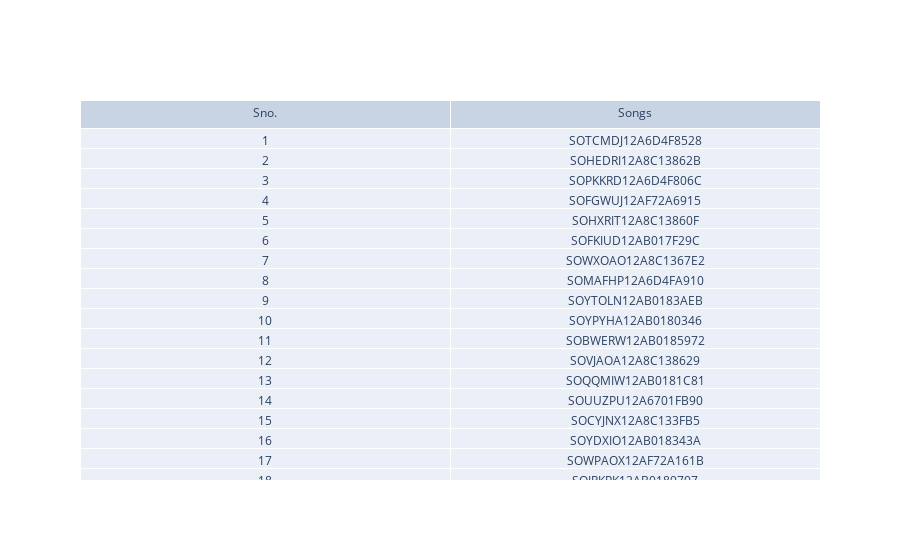

The notebook cell this image was saved under:
### Code cell
file1=open("dataset/triplets.txt","r")
ct ={}
ms=[]
adict={}
em=[]
file2=open('dataset/'+name+'songs.txt','r')
for line in file2:
    fil=line.split(",")
    ms.append(fil[0])
for li in file1:
    fild=li.split(",")
    key=fild[0]
    if key in ct.keys():
        ct[fild[0]].append(fild[1])
    else:
        ct[fild[0]]=[]
        ct[fild[0]].append(fild[1])
file3=open("dataset/try.txt","w+")
for k in ct.keys():
    file3.write(k)
    for ele in ct[k]:
        file3.write(','+ele)
    file3.write('\n')
file3.close()
file4=open("dataset/try.txt","r")
file5=open("dataset/matching.txt","w+")

for line in file4:
    common=0
    fild=line.split(',')
    for x in fild[1:]:
        if x in ms:
            common=common +1
    
    for x in fild[1:]:
        if x not in ms:
            if(str(common)!='0'):
                if str(common) in adict.keys():
                    adict[str(common)].append(x)
                else:
                    adict[str(common)]=[]
                    adict[str(common)].append(ele)

for k in sorted(adict.keys(),reverse=True):
    file5.write(k)
    for ele in adict[k]:
        file5.write(','+ele)
    file5.write('\n')    
file5.close()

import plotly
import plotly.graph_objects as go
file5=open("dataset/matching.txt","r")
class color:
   PURPLE = '\033[95m'
   CYAN = '\033[96m'
   DARKCYAN = '\033[36m'
   BLUE = '\033[94m'
   GREEN = '\033[92m'
   YELLOW = '\033[93m'
   RED = '\033[91m'
   BOLD = '\033[1m'
   UNDERLINE = '\033[4m'
   END = '\033[0m'

print(color.BOLD + color.CYAN+'\t\t\t'+name+'\'s Recommended songs according to collaborative filtering: !!' + color.END)
file2=open("dataset\song_count_taste.txt","r")
j=1
sn=[]
for i in range(1,21):
    sn.append(i)

song=[]
for line in file5:
    if(j==21):
        break
    fild=line.split(',')
    for ele in fild[1:]:
        song.append(ele)
        j=j+1
        if(j==21):
            break
fig = go.Figure(data=[go.Table(header=dict(values=['Sno.', 'Songs']),cells=dict(values=[sn, song]))])
fig.show()

### Figure 1 — Plotly figure (JSON) as saved in the notebook; plotly's stock layout.template omitted (floating-point values rounded to 4 significant figures)
{"data": [{"cells": {"values": [[1, 2, 3, 4, 5, 6, 7, 8, 9, 10, 11, 12, 13, 14, 15, 16, 17, 18, 19, 20], ["SOTCMDJ12A6D4F8528", "SOHEDRI12A8C13862B", "SOPKKRD12A6D4F806C", "SOFGWUJ12AF72A6915", "SOHXRIT12A8C13860F", "SOFKIUD12AB017F29C", "SOWXOAO12A8C1367E2", "SOMAFHP12A6D4FA910", "SOYTOLN12AB0183AEB", "SOYPYHA12AB0180346", "SOBWERW12AB0185972", "SOVJAOA12A8C138629", "SOQQMIW12AB0181C81", "SOUUZPU12A6701FB90", "SOCYJNX12A8C133FB5", "SOYDXIO12AB018343A", "SOWPAOX12AF72A161B", "SOIRKPK12AB0189707", "SOQIPYO12AAF3B5B1D", "SOGXDSC12A8C138626"]]}, "header": {"values": ["Sno.", "Songs"]}, "type": "table"}], "layout": {}}
